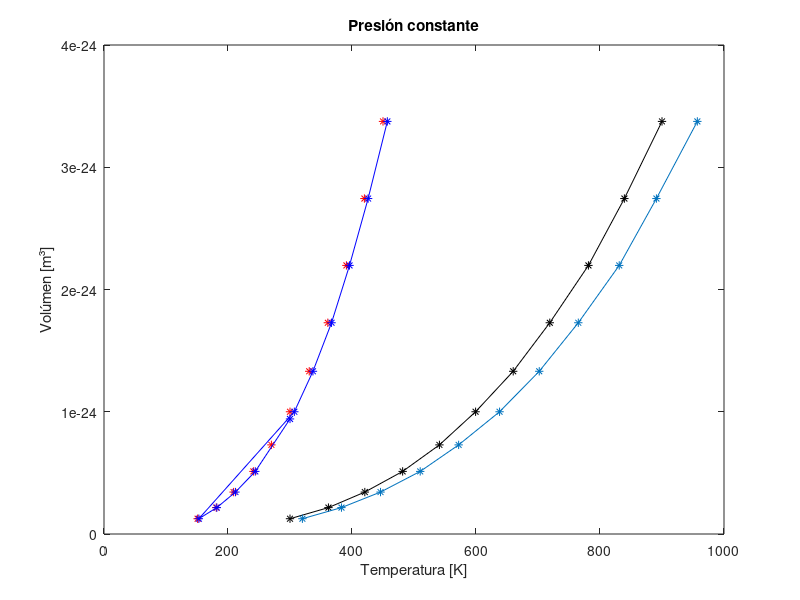

Write MATLAB code to recreate this figure.
%% TERCER EXPERIMENTO
clc; clear;
%VOLUMEN CONSTANTE SE IDE TEMPERATURA
L3=[5 6 7 8	9 10 11 12 13 14 15];
T31=[300 362 421 481 540 602 661 719 780 838 900];  
T32=[300 362 420 481 543 598 660 717 781 838 900]; 
T33=[300 362 421 483 540 598 659 721 783 842 900];

TW1=[T31; T32; T33];
TW1=mean(TW1);
figure(3)

L3=L3.*1e-9;
L3=L3.^3
plot(TW1, L3,'-*k')

T3A=[300 331 361 391 420 450 270 241 209 181 151];
L3A=[10 11 12 13 14 15 9 8 7 6 5];

hold on;
L3A=L3A.*1e-9;
L3A=L3A.^3
plot(T3A, L3A,'*r')

T31D=[300 244 212 182 153 307 337 367 396 426 457];
L31D=[9.8 8 7 6 5 10 11 12 13 14 15];
hold on;
L31D=L31D.*1e-9;
L31D=L31D.^3
plot(T31D, L31D,'-*b')

L=[5 6 7 8 9 10 11 12 13 14 15] 
T=[320 383 446 510 572 638 702 765 831 891 957]

hold on;
L=L.*1e-9;
L=L.^3
plot(T,L,'*-')

title('Presión constante');
xlabel('Temperatura [K]');
ylabel('Volúmen [m³]');

